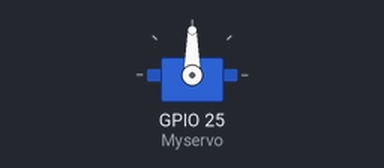
The sketch below on a simulated ESP32. Shown: servo.

Above: at 0.05 s.
At 4.0 s:
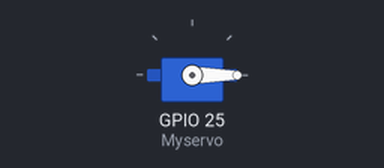
Timing chart, 0 to 5.2 s (numbered marks = the images above):
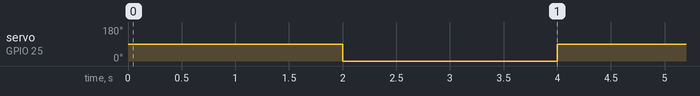

The sketch:

servo.ino
```cpp
#include <Servo.h>;

Servo Myservo;

void setup(){

}

void loop(){
Myservo.attach(25);
Myservo.write(90);
delay (1000);
Myservo.detach();
delay (1000);
Myservo.attach(25);
Myservo.write(0);
delay (1000);
Myservo.detach();
delay (1000);
}
```

Measured:
- by itself, servo on GPIO 25 (Myservo): alternates 90° for 2.0 s and 0° for 2.0 s
